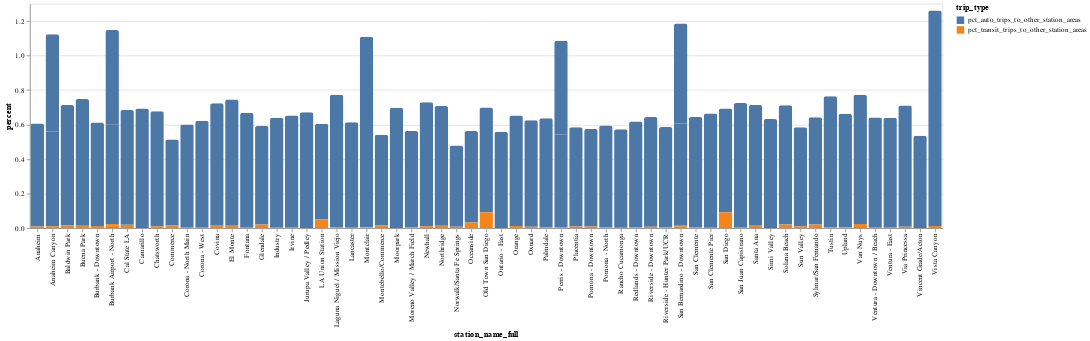

Write notebook code for a chart like this one.
### Code cell
alt.Chart(summary_long).mark_bar(
    cornerRadiusTopLeft=3,
    cornerRadiusTopRight=3
).encode(
    x='station_name_full:O',
    y='percent:Q',
    color='trip_type:N'
)

### Figure 1 — Vega-Lite specification as saved in the notebook (floating-point values rounded to 4 significant figures; data arrays with more than 128 entries replaced by an {"elided": "..."} marker saying what was removed)
{"config": {"view": {"continuousWidth": 300, "continuousHeight": 300}}, "data": {"name": "data-22fbe42d210965d26b8c0b2ae777f373"}, "mark": {"type": "bar", "cornerRadiusTopLeft": 3, "cornerRadiusTopRight": 3}, "encoding": {"color": {"field": "trip_type", "type": "nominal"}, "x": {"field": "station_name_full", "type": "ordinal"}, "y": {"field": "percent", "type": "quantitative"}}, "$schema": "https://vega.github.io/schema/vega-lite/v5.20.1.json", "datasets": {"data-22fbe42d210965d26b8c0b2ae777f373": {"elided": "134 records"}}}
